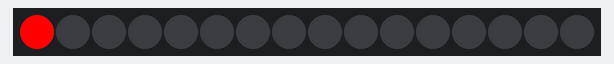
Recording of a program running on a simulated ESP32. Parts: 16 RGB LEDs in strip order, left to right.

Above: at 0.15 s.
At 1.05 s:
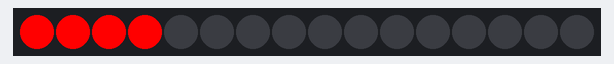
At 1.65 s:
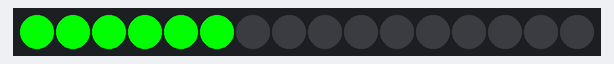
At 2.25 s:
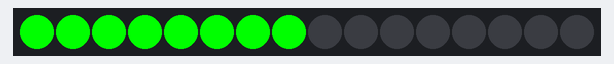
At 3.45 s:
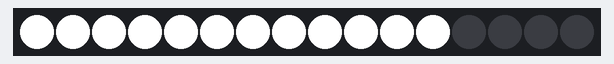
At 4.6 s:
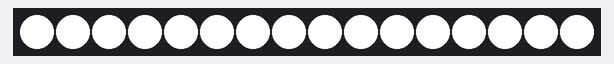

The program:

main.cpp
```cpp
#include <Adafruit_NeoPixel.h>

#define PIN         5
#define NUMPIXELS   16
// #define NUMPIXELS2   5
// #define NUMPIXELS3   6

Adafruit_NeoPixel pixels(NUMPIXELS, PIN, NEO_GRB + NEO_KHZ800);

// Task handles
TaskHandle_t Task1Handle = NULL;
TaskHandle_t Task2Handle = NULL;

uint32_t Wheel(byte WheelPos) {
  WheelPos = 255 - WheelPos;
  if (WheelPos < 85) {
    return pixels.Color(255 - WheelPos * 3, 0, WheelPos * 3);
  }
  if (WheelPos < 170) {
    WheelPos -= 85;
    return pixels.Color(0, WheelPos * 3, 255 - WheelPos * 3);
  }
  WheelPos -= 170;
  return pixels.Color(WheelPos * 3, 255 - WheelPos * 3, 0);
}
void Task1(void *pvParameters) {
  int i = 0;
  uint32_t currentColor = pixels.Color(255, 0, 0);  // Start with Red

  while (i < NUMPIXELS) {
    // Update all previous LEDs to current color
    for (int j = 0; j <= i; j++) {
      pixels.setPixelColor(j, currentColor);
    }
    pixels.show();
    i++;

    // Change color thresholds
    if (i == 5) {
      currentColor = pixels.Color(0, 255, 0);  // Change all to Green
    } else if (i == 11) {
      currentColor = pixels.Color(255, 255, 255);  // Change all to White
    }

    vTaskDelay(300 / portTICK_PERIOD_MS);
  }

  vTaskSuspend(NULL);  // Stop task when done
}


// void Task2(void *pvParameters) {
//   uint16_t j = 0;
//   while (1) {
//     for (int i = 0; i < NUMPIXELS; i++) {
//       pixels.setPixelColor(i, Wheel((i + j) & 255));
//     }
//     pixels.show();
//     j++;
//     vTaskDelay(20 / portTICK_PERIOD_MS);
//   }
// }

void setup() {
  pixels.begin();
  pixels.clear();
  pixels.show();

  // Create FreeRTOS tasks
  xTaskCreatePinnedToCore(Task1, "Rotating Blink", 1000, NULL, 1, &Task1Handle, 0);
  // xTaskCreatePinnedToCore(Task2, "Rainbow Cycle", 2000, NULL, 1, &Task2Handle, 1);
}

void loop() {
  // Nothing here - all handled by FreeRTOS tasks
}
```
